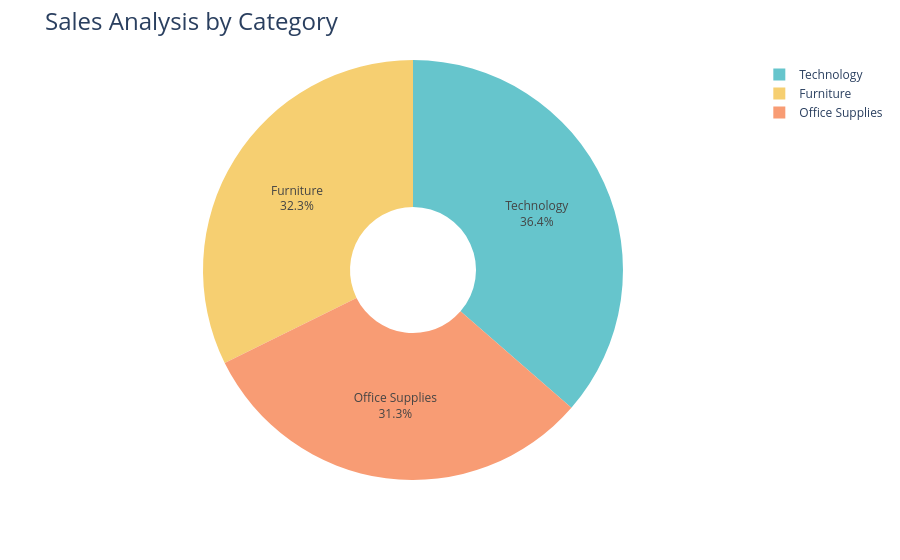

Write notebook code for a chart like this one.
### Code cell
fig = px.pie(sales_by_category,
             values = 'Sales',
             names='Category',
             hole=0.3,
             color_discrete_sequence=px.colors.qualitative.Pastel)

fig.update_traces(textposition='inside', textinfo='percent+label')
fig.update_layout(title_text='Sales Analysis by Category', title_font=dict(size=24))

fig.show()

### Figure 1 — Plotly figure (JSON) as saved in the notebook; plotly's stock layout.template omitted (floating-point values rounded to 4 significant figures)
{"data": [{"domain": {"x": [0, 1], "y": [0, 1]}, "hole": 0.3, "hovertemplate": "Category=%{label}<br>Sales=%{value}<extra></extra>", "labels": ["Furniture", "Office Supplies", "Technology"], "legendgroup": "", "name": "", "showlegend": true, "textinfo": "percent+label", "textposition": "inside", "type": "pie", "values": [742000.0, 719000.0, 836200.0]}], "layout": {"legend": {"tracegroupgap": 0}, "margin": {"t": 60}, "piecolorway": ["rgb(102, 197, 204)", "rgb(246, 207, 113)", "rgb(248, 156, 116)", "rgb(220, 176, 242)", "rgb(135, 197, 95)", "rgb(158, 185, 243)", "rgb(254, 136, 177)", "rgb(201, 219, 116)", "rgb(139, 224, 164)", "rgb(180, 151, 231)", "rgb(179, 179, 179)"], "title": {"font": {"size": 24}, "text": "Sales Analysis by Category"}}}
